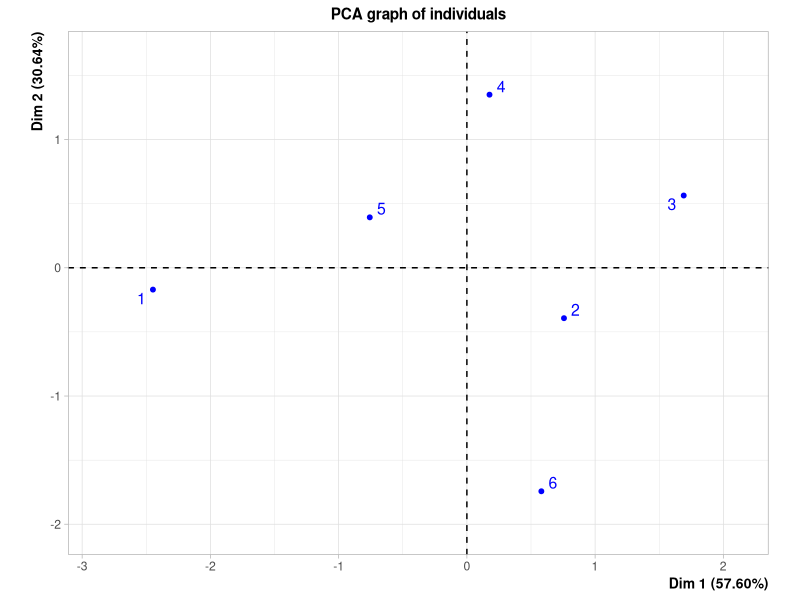
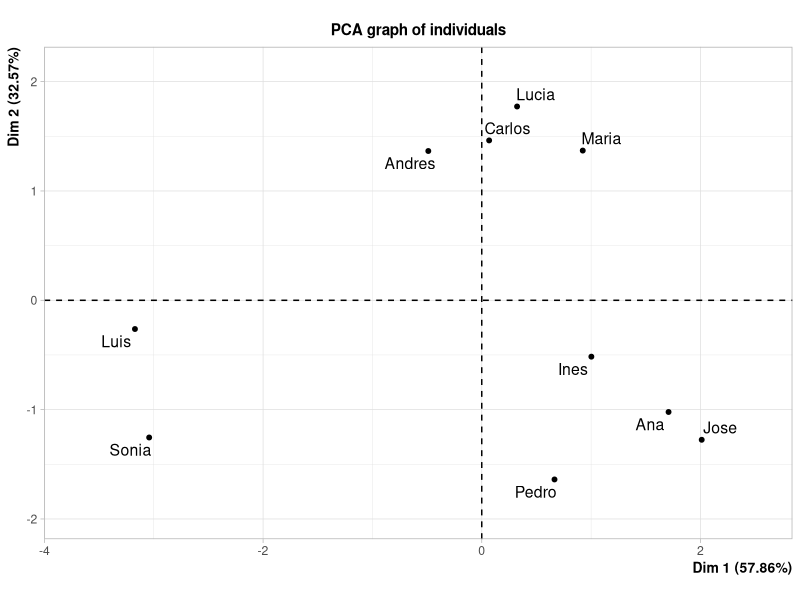
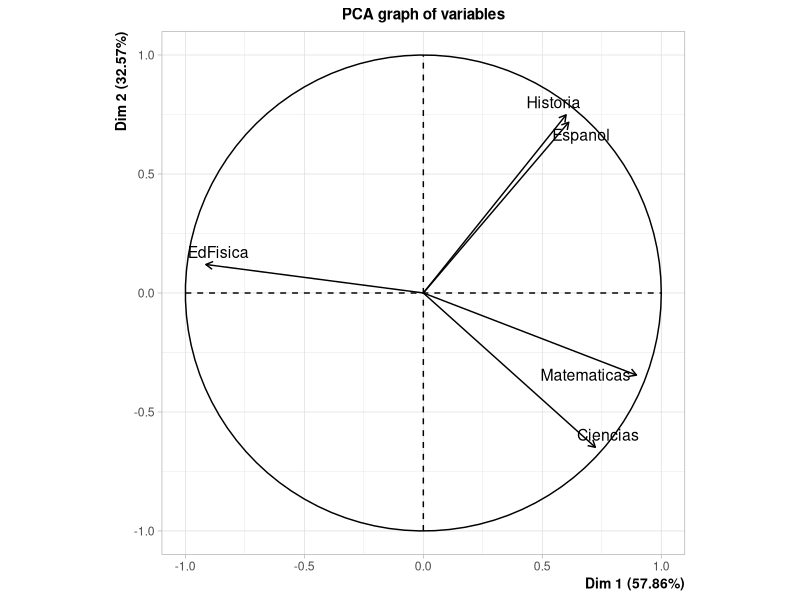
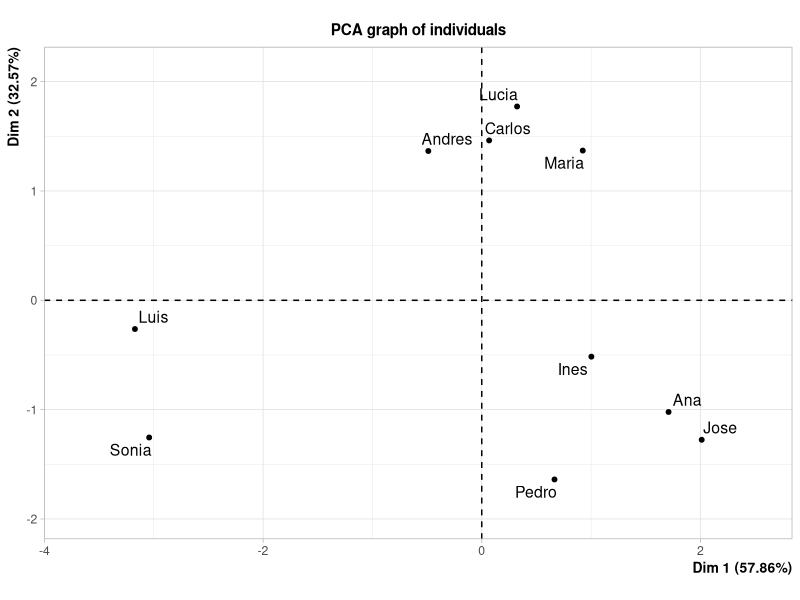
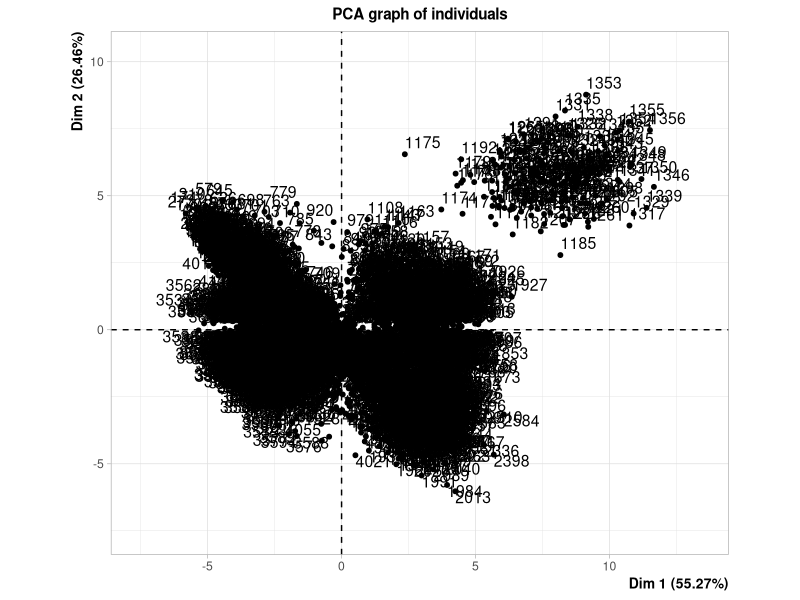
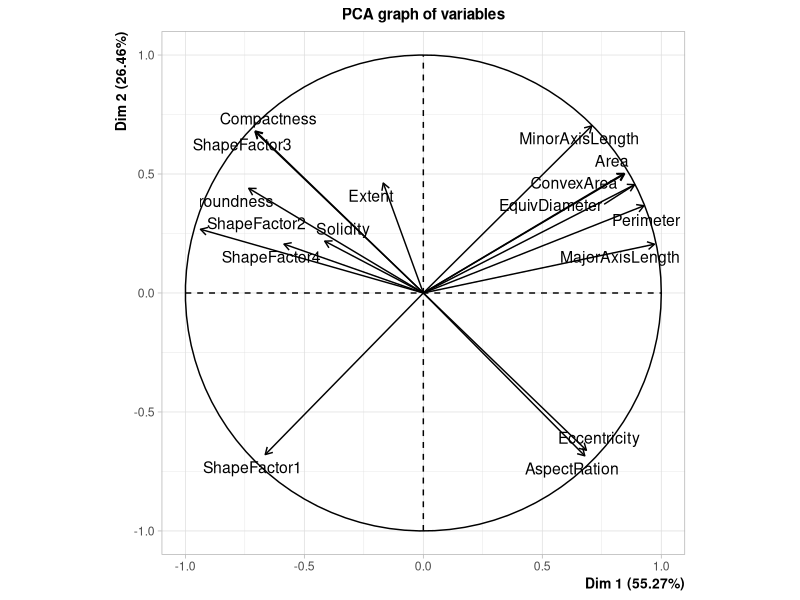
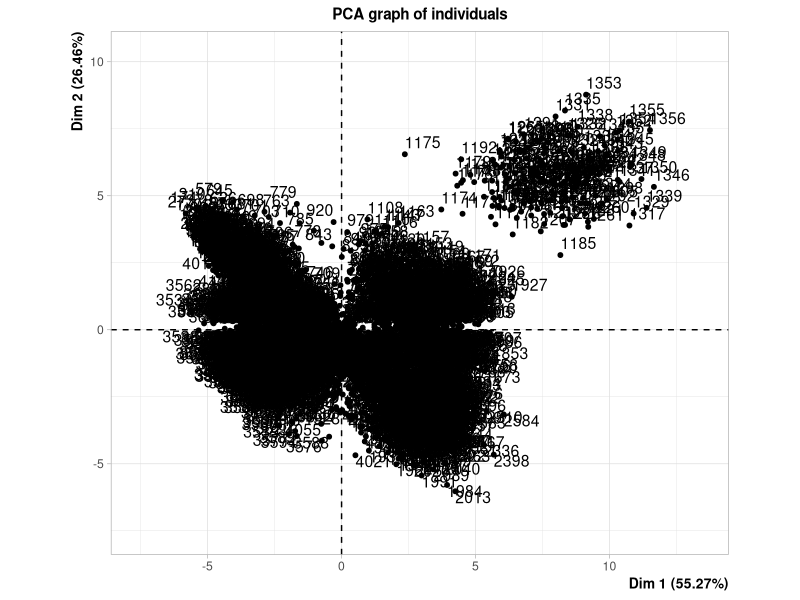

These figures' R source, in order: (Note: this script raises an error after producing the figures.)
#---------------------------Ejercicio 2-----------------------------------------

library(FactoMineR)
library(readr)

#Para el desarrollo de los ejercicios se emplea la siguiente matriz
X <- matrix(c(8,1,0,4,6,5,6,8,7,10,4,7,8,2,5,0,3,6), nrow = 6, ncol = 3, byrow
            = TRUE)
X_inicial <- X

#Implemente en lenguaje R funciones que permitan ejecutar el algoritmo del Análisis
#en Componentes Principales (ACP) visto en clase para variables numéricas.
#Compare los resultados obtenidos con respecto a FactoMineR.

#El algoritmo del ACP cuenta con los siguientes pasos:

#1) Centrar y reducir la matriz 

#Medias

medias <- function(matriz) {
  resultado <-list()
  for(i in 1:ncol(matriz)) {
    resultado[[i]] <- mean(matriz[,i])
  }
  return(resultado)
}

#desviaciones estándar poblacionales 

sd_poblacional <- function(matriz) {
  resultado <- list()
  n <- nrow(matriz)
  for(i in 1:ncol(matriz)) {
    resultado[[i]] <- sqrt(((n-1)/n))*sd(matriz[,i])
  }
  return(resultado)
}
  
#Centramos y reducimos con la siguiente función

centrar_y_reducir <- function(matriz, medias, desviaciones) {
  
  for(i in 1 : ncol(matriz)){
    matriz[, i] <- (matriz[,i]-medias[[i]])/ desviaciones[[i]]
  }
  return(matriz)
}


#Aplicamos las funciones anteriores a la matriz X
medias_X <- medias(X)
medias_X

sd_X <- sd_poblacional(X)
sd_X

X <- centrar_y_reducir(X,medias_X, sd_X)
X


#2)Calcular la matriz de correlaciones 

#Una vez centrada y reducida la matriz, se procede a calcular la matriz de 
#varianzas-covarianzas la cual, es la misma que la matriz de correlaciones pues 
#está centrada y reducida. Se calcula con la siguiente función

R <- function(matriz) {
  n <- nrow(matriz) 
  resultado <- (1/n)*t(matriz)%*%matriz
  return(resultado)
}

#Obtenemos mediante esa función la matriz de correlaciones de X

X_R <- R(X)
X_R

#3 y 4) Calcular los vectores y valores propios de la matriz de correlaciones y 
#ordenar los valores propios de mayor a menor

X.R_e <- eigen(X_R)

X.R_valores.propios <- X.R_e$values #ya vienen ordenados de mayor a menor
X.R_valores.propios

X.R_vectores.propios <- X.R_e$vectors
X.R_vectores.propios

#Comparamos con lo obtenido con FactoMiner

X_ACP <- PCA(X, ncp = 4, graph = FALSE)
X_ACP$eig

#Se puede observar que los valores propios obtenidos con FactoMiner son iguales
#a los del algoritmo

#5) Construir matriz V que tiene como columnas los vectores propios de la matriz
#de correlaciones

V <- X.R_vectores.propios
V

#6) Calcular la matriz de componentes principales

C <- X%*%V 
C #Tiene las coordendas de los individuos 

#Con FactoMiner se obtiene lo siguiente:
X_ACP$ind$coord


#Podemos observar que lo único que varía es el signo de algunas entradas, pero
#esto solo indica que se refleja con respecto a algunos de los ejes al graficar.

#7) Calcular la matriz de calidades de los individuos (cosenos cuadrados)

Q <- function(C, matriz) {
  n <-nrow(matriz)
  m <-ncol(matriz)
  resultado <- matrix(0, n,m)
  
  for(i in 1: n){
    suma <- 0 
    for(j in 1: m){
      suma <- suma + matriz[i,j]^2
    }
    for(r in 1: m){
      resultado[i,r] <- (C[i,r]^2)/suma
    }
  }
  return(resultado)
}

#Aplicamos la función anterior a los datos que tenemos

X_Q <- Q(C, X)
X_Q

#Vemos los resultados de FactoMiner
X_ACP$ind$cos2

#Los cuales son iguales a los obtenidos con el algoritmo

#Ahora debemos calcular la contribución de cada individuo i a la varianza total 
#del eje r

contribucion <- function(C, valores.propios) {
  n <-nrow(C)
  m <-ncol(C)
  resultado <- matrix(0, n, m)
  
  for(i in 1: n){
    for(r in 1: m){
      resultado[i,r] <- ((C[i,r]^2)/(n*valores.propios[r]))*100
    }
  }
  return(resultado)
}

#La matriz de contribuciones es:

X_contrib <- contribucion(C, X.R_valores.propios)
X_contrib

#Con FactoMiner se tiene:
X_ACP$ind$contrib

#Por lo tanto, se tiene el mismo resultado

#8) Calcular la matriz de coordenadas T de las variables

T <- function(V, valores.propios){
  m <- ncol(V)
  resultado <- matrix(0, m, m)
  
  for(r in 1:m){
      resultado[,r] <- sqrt(valores.propios[r])*V[,r]
    }
    
  return(resultado)
}

#La matriz de coordenadas de las variables para los datos que tenemos es:
X_T <- T(V, X.R_valores.propios)
X_T

#Y la dada con FactoMiner es:
X_ACP$var$coord

#9)Calcular la matriz de calidades de las variables (cosenos cuadrados)

S <- X_T^2
S

#Con FactoMiner da:
X_ACP$var$cos2

#10) Calcular vector I (1xm) de inercias de los ejes

I <- function(valores.propios){
  m <- length(valores.propios)
  resultado <- c()
  
  for(j in 1: m){
    resultado[j] <-100*(valores.propios[j]/m)
  }
  return(resultado)
}

#El vector de inercias para los datos con los que estamos trabajando es:
X_I <- I(X.R_valores.propios)
X_I

#Con FactoMiner se tiene:
plot(X_ACP, axes=c(1, 2), choix="ind", col.ind="blue",new.plot=TRUE)


#Podemos observar que las inercias correpondiente al eje x y y obtenidas con 
#FactoMiner son iguales a las dadas por el algoritmo.


#------------------ Ejercicio 8-------------------------------------------------
#Verifique todo lo programado en los puntos anteriores con el ejemplo estudiantes.csv
# y con los datos del ejercicio 1 de la tarea anterior

#----- Estudiantes--------

estudiantes_datos <- read.table('Tarea 3/EjemploEstudiantes.csv', header=TRUE, sep=';',dec=',',row.names=1)
estudiantes_datos<- as.matrix(estudiantes_datos)
estudiantes_datos_original <- estudiantes_datos

#1) Centrar y reducir la matriz 

medias_estudiantes <- medias(estudiantes_datos)
medias_estudiantes

sd_estudiantes <- sd_poblacional(estudiantes_datos)
sd_estudiantes

estudiantes_datos <- centrar_y_reducir(estudiantes_datos,medias_estudiantes, sd_estudiantes)
estudiantes_datos


#2)Calcular la matriz de correlaciones 

estudiantes_R <- R(estudiantes_datos)
estudiantes_R


#3 y 4) Calcular los vectores y valores propios de la matriz de correlaciones y 
#ordenar los valores propios de mayor a menor

estudiantes.R_e <- eigen(estudiantes_R)

estudiantes.R_valores.propios <- estudiantes.R_e$values #ya vienen ordenados de mayor a menor
estudiantes.R_valores.propios

estudiantes.R_vectores.propios <- estudiantes.R_e$vectors
estudiantes.R_vectores.propios

#5) Construir matriz V que tiene como columnas los vectores propios de la matriz
#de correlaciones

V_estudiantes <- estudiantes.R_vectores.propios
V_estudiantes

#6) Calcular la matriz de componentes principales

C_estudiantes <- estudiantes_datos%*%V_estudiantes
C_estudiantes

#7) Calcular la matriz de calidades de los individuos (cosenos cuadrados)

estudiantes_Q <- Q(C_estudiantes, estudiantes_datos)
estudiantes_Q

#Ahora debemos calcular la contribución de cada individuo i a la varianza total 
#del eje r

estudiantes_contrib <- contribucion(C_estudiantes, estudiantes.R_valores.propios)
estudiantes_contrib

#8) Calcular la matriz de coordenadas T de las variables

estudiantes_T <- T(V_estudiantes, estudiantes.R_valores.propios)
estudiantes_T

#9)Calcular la matriz de calidades de las variables (cosenos cuadrados)

S_estudiantes <- estudiantes_T^2
S_estudiantes

#10) Calcular vector I (1xm) de inercias de los ejes

estudiantes_I <- I(estudiantes.R_valores.propios)
estudiantes_I

ACP <-PCA(estudiantes_datos)
plot(ACP)

#----- beans--------

beans_datos <- read.csv("Tarea 3/beansV2.csv")
beans_datos <- as.matrix(beans_datos[,-17])
beans_datos_original <- beans_datos

#1) Centrar y reducir la matriz 

medias_beans <- medias(beans_datos)
medias_beans

sd_beans <- sd_poblacional(beans_datos)
sd_beans

beans_datos <- centrar_y_reducir(beans_datos,medias_beans, sd_beans)
beans_datos


#2)Calcular la matriz de correlaciones 

beans_R <- R(beans_datos)
beans_R


#3 y 4) Calcular los vectores y valores propios de la matriz de correlaciones y 
#ordenar los valores propios de mayor a menor

beans.R_e <- eigen(beans_R)

beans.R_valores.propios <- beans.R_e$values #ya vienen ordenados de mayor a menor
beans.R_valores.propios

beans.R_vectores.propios <- beans.R_e$vectors
beans.R_vectores.propios

#5) Construir matriz V que tiene como columnas los vectores propios de la matriz
#de correlaciones

V_beans <- beans.R_vectores.propios
V_beans

#6) Calcular la matriz de componentes principales

C_beans <- beans_datos%*%V_beans
C_beans

#7) Calcular la matriz de calidades de los individuos (cosenos cuadrados)

beans_Q <- Q(C_beans, beans_datos)
beans_Q

#Ahora debemos calcular la contribución de cada individuo i a la varianza total 
#del eje r

beans_contrib <- contribucion(C_beans, beans.R_valores.propios)
beans_contrib

#8) Calcular la matriz de coordenadas T de las variables

beans_T <- T(V_beans, beans.R_valores.propios)
beans_T

#9)Calcular la matriz de calidades de las variables (cosenos cuadrados)

S_beans <- beans_T^2
S_beans

#10) Calcular vector I (1xm) de inercias de los ejes

beans_I <- I(beans.R_valores.propios)
beans_I

ACP_beans <-PCA(beans_datos)
plot(ACP_beans)


#----------------- Ejercicio 5--------------------------------------------------

#5. Programe una función en R que reciba una columna (variable) de una matriz y
#calcule su proyección en suplementario en el círculo de correlaciones 2D 
#programado en el punto2. Compare los resultados obtenidos con respecto a 
#FactoMineR

var.sup_proyeccion <- function(columna) {
  #se calcula la media y desviación estándar
  media <- mean(columna)
  n <- length(columna)
  sd <-sqrt(((n-1)/n))*sd(columna)
  
  #centramos y reducimos
  
  columna <- (columna-media)/sd
  
  #Se calcula la matriz de correlaciones 
  H <- (1/n)*columna%*%t(columna)
  
  # Se construye la matriz V como el vector propio de H
  H.e <- eigen(H)
  V <- H.e$vectors
  
  #Se calcula el componente principal 
  C <- H%*%V
  
  #Se gráfica en el círculo de correlaciones
  
  return(C)
  
}

circulo <- circulo_correlaciones(X_inicial[,-1])
sup <- var.sup_proyeccion(X[,1])
